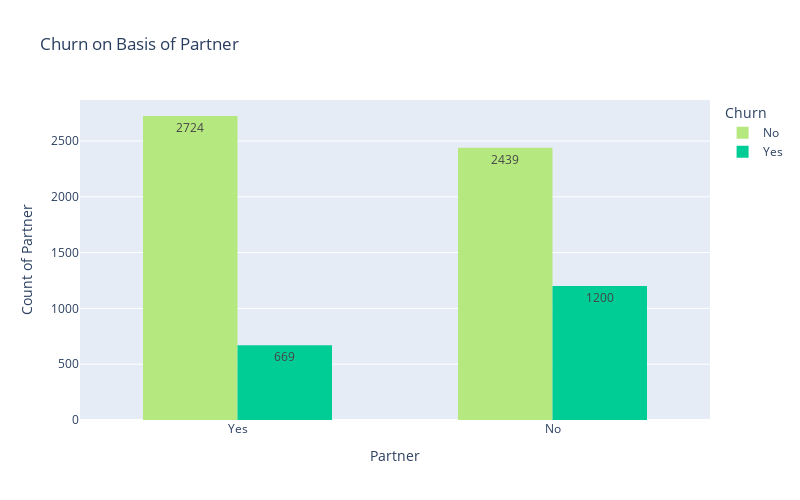

Here is the notebook cell this chart was saved with:
### Markdown cell above
*  W.r.t to NON senior , senior citizens are very less
*  Senior Citizens are more likely to churn than non-seniors.
*  So marketing team have make special plans for **Retention** senior citizens

### Code cell
fig=px.histogram(df,x="Partner" , color="Churn" ,barmode="group" ,
                  color_discrete_map={"Yes": '#00CC96' ,"No" : '#B6E880'},
                  text_auto=True,
                  title="Churn on Basis of Partner")

fig.update_layout(
    width=800, 
    height=500, 
        bargap=0.4,

    xaxis_title ="Partner",
    yaxis_title = "Count of Partner",
    legend_title_text="Churn"
)
fig.show()

### Figure 1 — Plotly figure (JSON) as saved in the notebook; plotly's stock layout.template omitted (floating-point values rounded to 4 significant figures; data arrays with more than 128 entries replaced by an {"elided": "..."} marker saying what was removed)
{"data": [{"alignmentgroup": "True", "bingroup": "x", "hovertemplate": "Churn=No<br>Partner=%{x}<br>count=%{y}<extra></extra>", "legendgroup": "No", "marker": {"color": "#B6E880", "pattern": {"shape": ""}}, "name": "No", "offsetgroup": "No", "orientation": "v", "showlegend": true, "texttemplate": "%{value}", "type": "histogram", "x": {"elided": "5163 str values"}, "xaxis": "x", "yaxis": "y"}, {"alignmentgroup": "True", "bingroup": "x", "hovertemplate": "Churn=Yes<br>Partner=%{x}<br>count=%{y}<extra></extra>", "legendgroup": "Yes", "marker": {"color": "#00CC96", "pattern": {"shape": ""}}, "name": "Yes", "offsetgroup": "Yes", "orientation": "v", "showlegend": true, "texttemplate": "%{value}", "type": "histogram", "x": {"elided": "1869 str values"}, "xaxis": "x", "yaxis": "y"}], "layout": {"bargap": 0.4, "barmode": "group", "height": 500, "legend": {"title": {"text": "Churn"}, "tracegroupgap": 0}, "title": {"text": "Churn on Basis of Partner"}, "width": 800, "xaxis": {"anchor": "y", "domain": [0, 1], "title": {"text": "Partner"}}, "yaxis": {"anchor": "x", "domain": [0, 1], "title": {"text": "Count of Partner"}}}}
